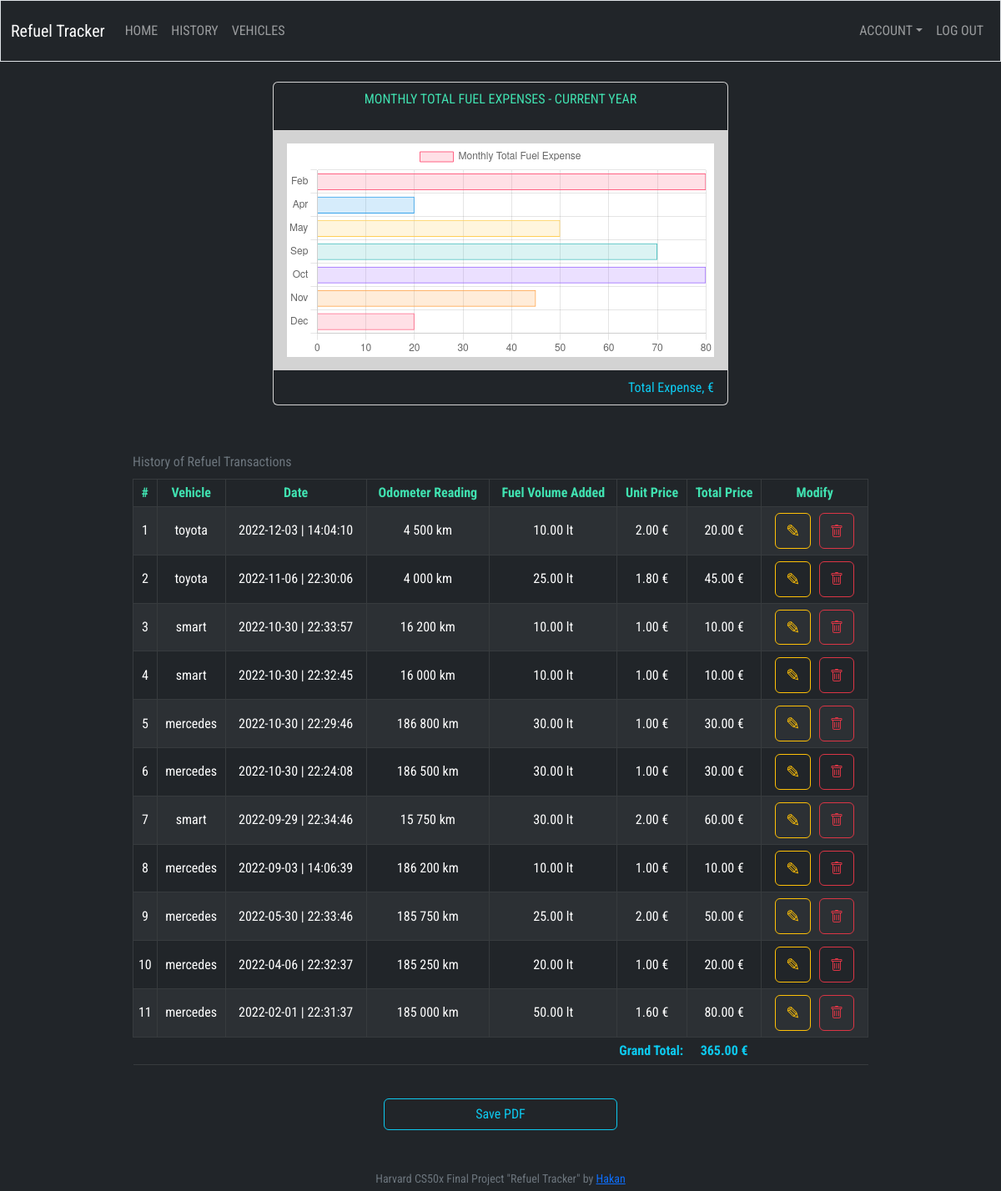
Screenshot of /history (signed in) with the database file from the repository.
### tables this page shows
CREATE TABLE "refuels" (
	"id"	INTEGER NOT NULL UNIQUE,
	"date"	TEXT NOT NULL,
	"distance"	INTEGER NOT NULL DEFAULT 0,
	"volume"	REAL NOT NULL DEFAULT 0,
	"price"	REAL NOT NULL DEFAULT 0,
	"total_price"	REAL NOT NULL DEFAULT 0,
	"user_id"	INTEGER NOT NULL,
	"vehicle_id"	INTEGER NOT NULL,
	"vehicle_name"	TEXT NOT NULL,
	PRIMARY KEY("id" AUTOINCREMENT),
	FOREIGN KEY("vehicle_id") REFERENCES "vehicles"("id"),
	FOREIGN KEY("user_id") REFERENCES "users"("id")
);

CREATE TABLE "users" (
	"id"	INTEGER NOT NULL UNIQUE,
	"username"	TEXT NOT NULL UNIQUE,
	"hash"	TEXT NOT NULL,
	"currency"	TEXT NOT NULL DEFAULT 'USD - $',
	"distance_unit"	TEXT NOT NULL DEFAULT 'km',
	"volume_unit"	TEXT NOT NULL DEFAULT 'lt',
	PRIMARY KEY("id" AUTOINCREMENT)
);

### app.py (the view)
@app.route("/history")
@login_required
def history():
    user_db = db.execute(
        "SELECT * FROM users WHERE id=?", session["user_id"])
    currency_symbol = user_db[0]["currency"][-1]
    distance_unit = user_db[0]["distance_unit"]
    volume_unit = user_db[0]["volume_unit"]
    refuels_db = db.execute(
        "SELECT * FROM refuels WHERE user_id=? ORDER BY date DESC", session["user_id"])
    ref_len = len(refuels_db)
    sum_expense_db = db.execute(
        "SELECT SUM(total_price) AS grand_total FROM refuels WHERE user_id=?", session["user_id"])
    sum_expense = sum_expense_db[0]["grand_total"]
    months = ['Jan', 'Feb', 'Mar', 'Apr', 'May', 'Jun',
              'Jul', 'Aug', 'Sep', 'Oct', 'Nov', 'Dec']
    chart_db = db.execute(
        "SELECT SUM(total_price) AS total_price, date FROM refuels WHERE user_id=? AND date < (SELECT date('now', 'localtime', '+1 year', 'start of year')) AND date > (SELECT date('now', 'localtime', 'start of year', '-1 day')) GROUP BY strftime('%m', date)", session["user_id"])
    labels = [months[int(x["date"][5:7]) - 1] for x in chart_db]
    values = [x["total_price"] for x in chart_db]
    vehicles_len = len(db.execute(
        "SELECT DISTINCT vehicle_id FROM refuels WHERE user_id=?", session["user_id"]))
    if request.method == "GET":
        return render_template("history.html", refuels=refuels_db, ref_len=ref_len, veh_len=vehicles_len, labels=labels, values=values, symbol=currency_symbol, distance_unit=distance_unit, volume_unit=volume_unit, total_expenses=sum_expense)
    else:
        return errorMsg("You're not authorized for this action!")

### app.py (called while the page is built)
@app.after_request
def after_request(response):
    response.headers["Cache-Control"] = "no-cache, no-store, must-revalidate"
    response.headers["Expires"] = 0
    response.headers["Pragma"] = "no-cache"
    return response

### helpers.py (called while the page is built)
def cur(value, currency):
    try:
        return f"{value:,.2f} {currency}"
    except:
        return f"TBD"

def dt(value):
    return f"{value}".replace(" ", "  |  ")

def dist(value, unit):
    return f"{value:,} {unit}".replace(",", " ")

def login_required(f):
    @wraps(f)
    def decorated_function(*args, **kwargs):
        if session.get("user_id") is None:
            return redirect("/login")
        return f(*args, **kwargs)
    return decorated_function

def vol(value, unit):
    try:
        return f"{value:,.2f} {unit}"
    except:
        return f"TBD"

### templates/history.html (shortened to what this page needs)
{% extends "layout.html" %}
{% block head %}
{{ super() }}
{% endblock %}
{% block main %}
{% if ref_len > 0 %}
<div class="container">
    <div class="row">
        <div class="mx-auto w-50 w-sm-100">
            <div class="card">
                <div class="card-header bg-dark text-center">
                    <p style="color: #40e1b0">MONTHLY TOTAL FUEL EXPENSES - CURRENT YEAR</p>
                </div>
                <div style="background-color: lightgray;" class="card-body">
                    <canvas style="background-color: white" id="myChart"></canvas>
                </div>
                <div class="card-footer bg-dark text-info text-end">Total Expense, {{ symbol }}</div>
            </div>
        </div>
    </div>
</div>
<script>
    const ctx = document.getElementById('myChart').getContext('2d');
    const myChart = new Chart(ctx, {
        type: 'bar',
        data: {
            // labels: ['Red', 'Blue', 'Yellow', 'Green', 'Purple', 'Orange'],
            labels: {{ labels | safe }},
    datasets: [{
        axis: 'y',
        label: 'Monthly Total Fuel Expense',
        // data: [12, 19, 3, 5, 2, 3],
        data: {{ values | safe }},
        backgroundColor: [
        'rgba(255, 99, 132, 0.2)',
        'rgba(54, 162, 235, 0.2)',
        'rgba(255, 206, 86, 0.2)',
        'rgba(75, 192, 192, 0.2)',
        'rgba(153, 102, 255, 0.2)',
        'rgba(255, 159, 64, 0.2)',
        'rgba(255, 99, 132, 0.2)',
        'rgba(54, 162, 235, 0.2)',
        'rgba(255, 206, 86, 0.2)',
        'rgba(75, 192, 192, 0.2)',
        'rgba(153, 102, 255, 0.2)',
        'rgba(255, 159, 64, 0.2)'
    ],
        borderColor: [
        'rgba(255, 99, 132, 1)',
        'rgba(54, 162, 235, 1)',
        'rgba(255, 206, 86, 1)',
        'rgba(75, 192, 192, 1)',
        'rgba(153, 102, 255, 1)',
        'rgba(255, 159, 64, 1)',
        'rgba(255, 99, 132, 1)',
        'rgba(54, 162, 235, 1)',
        'rgba(255, 206, 86, 1)',
        'rgba(75, 192, 192, 1)',
        'rgba(153, 102, 255, 1)',
        'rgba(255, 159, 64, 1)'
    ],
        borderWidth: 1
            }]
        },
    options: {
        scales: {
            y: {
                beginAtZero: true
            }
        },
        indexAxis: 'y',
    }
    });
</script>
<div class="table-responsive-sm">
    <table
        class="align-middle caption-top mt-5 mx-auto table table-dark table-bordered table-sm table-striped w-75 w-sm-100">
        <caption>History of Refuel Transactions</caption>
        <thead class="align-middle">
            <tr>
                <th>#</th>
                {% if veh_len > 1 %}
                <th>Vehicle</th>
                {% endif %}
                <th>Date</th>
                <th>Odometer Reading</th>
                <th>Fuel Volume Added</th>
                <th>Unit Price</th>
                <th>Total Price</th>
                <th class="exclude-print">Modify</th>
            </tr>
        </thead>
        <tbody>
            {% for refuel in refuels %}
            <tr>
                <td>{{ loop.index }}</td>
                {% if veh_len > 1 %}
                <td>{{ refuel["vehicle_name"] }}</td>
                {% endif %}
                <td>{{ refuel["date"] | dt }}</td>
                <td>{{ refuel["distance"] | dist(distance_unit) }}</td>
                <td>{{ refuel["volume"] | vol(volume_unit) }}</td>
                <td>{{ refuel["price"] | cur(symbol) }}</td>
                <td>{{ refuel["total_price"] | cur(symbol) }}</td>
                <td class="exclude-print">
                    <a class="btn btn-outline-warning modify-button" href="{{ url_for('edit', id=refuel['id']) }}"
                        name="{{ refuel['id'] }}"> ✎ </a>
                    <button type="button" class="btn btn-outline-danger modify-button" data-bs-toggle="modal"
                        data-bs-target="#deleteModal{{ refuel['id'] }}">
                    </button>
                </td>
            </tr>
            {% endfor %}
        </tbody>
        <tfoot>
            <tr>
                {% if veh_len > 1 %}
                <td class="border-0 fw-bold text-end ms-auto text-info" colspan="6">Grand Total:</td>
                {% endif %}
                    <td class="border-0 fw-bold text-center text-info"> {{ total_expenses | cur(symbol)}} </td>
            </tr>
        </tfoot>
    </table>
</div>
<button onclick="window.print()" class="btn btn-outline-info px-4 my-4 mx-3 w-sm-80" id="savepdf" type="button">Save
    PDF</button>
{% else %}
<h3 class="text-center text-light mt-5 mb-4">No entries to show.</h3>
{% endif %}
{% endblock %}

### templates/layout.html (shortened to what this page needs)
<!DOCTYPE html>
<html lang="en">
<head>
    {% block head %}
    <link href="https://cdn.jsdelivr.net/npm/bootstrap@5.2.2/dist/css/bootstrap.min.css" rel="stylesheet"
>
    <link rel="stylesheet" href="/static/styles.css">
    {% endblock %}
</head>
<body class="bg-dark">
    <nav class="bg-dark border navbar navbar-expand-lg navbar-dark">
        <div class="container-fluid">
            <a href="/" class="navbar-brand">Refuel Tracker</a>
            <div class="collapse navbar-collapse" id="navbarSupportedContent">
                {% if session["user_id"] %}
                <ul class="navbar-nav me-auto my-2">
                    <li class="nav-item"><a class="nav-link" href="/">HOME</a></li>
                    <li class="nav-item"><a class="nav-link" href="/history">HISTORY</a></li>
                    <li class="nav-item"><a class="nav-link" href="/vehicles">VEHICLES</a></li>
                </ul>
                <ul class="navbar-nav ms-auto my-2">
                    <li class="nav-item dropdown">
                        <a aria-haspopup="true" aria-expanded="false" class="nav-link dropdown-toggle" href="/account"
                            id="navbarDropdown" role="button" data-bs-toggle="dropdown">ACCOUNT</a>
                    </li>
                    <li class="nav-item"><a class="nav-link" href="/logout">LOG OUT</a></li>
                </ul>
                {% else %}
                <ul class="navbar-nav ms-auto my-2">
                    <li class="nav-item"><a class="nav-link" href="/signup">SIGN UP</a></li>
                    <li class="nav-item"><a class="nav-link" href="/login">LOG IN</a></li>
                </ul>
                {% endif %}
            </div>
        </div>
    </nav>
    <main class="container-fluid py-4 text-center">
        {% block main %} {% endblock %}
    </main>
    <footer class="mb-1 small text-center text-muted">
        Harvard CS50x Final Project "Refuel Tracker" by <a href="https://github.com/hakanayata">Hakan</a>
    </footer>
</body>
</html>

### static/styles.css (style rules this page uses)
body { font-family: 'Roboto Condensed', sans-serif; }
th { color: #40e1b0; }
.btn { width: 280px; }
.btn.modify-button { height: 42.8px; width: 42.8px; font-size: 1.3rem; margin: 3px; }

### rows the page displays
refuels: vehicle_name "toyota", date|dt "2022-12-03 | 14:04:10", distance|dist "4 500 km", volume|vol "10.00 lt", price|cur "2.00 €", total_price|cur "20.00 €"
refuels: vehicle_name "toyota", date|dt "2022-11-06 | 22:30:06", distance|dist "4 000 km", volume|vol "25.00 lt", price|cur "1.80 €", total_price|cur "45.00 €"
refuels: vehicle_name "smart", date|dt "2022-10-30 | 22:33:57", distance|dist "16 200 km", volume|vol "10.00 lt", price|cur "1.00 €", total_price|cur "10.00 €"
refuels: vehicle_name "smart", date|dt "2022-10-30 | 22:32:45", distance|dist "16 000 km", volume|vol "10.00 lt", price|cur "1.00 €", total_price|cur "10.00 €"
refuels: vehicle_name "mercedes", date|dt "2022-10-30 | 22:29:46", distance|dist "186 800 km", volume|vol "30.00 lt", price|cur "1.00 €", total_price|cur "30.00 €"
refuels: vehicle_name "mercedes", date|dt "2022-10-30 | 22:24:08", distance|dist "186 500 km", volume|vol "30.00 lt", price|cur "1.00 €", total_price|cur "30.00 €"
refuels: vehicle_name "smart", date|dt "2022-09-29 | 22:34:46", distance|dist "15 750 km", volume|vol "30.00 lt", price|cur "2.00 €", total_price|cur "60.00 €"
refuels: vehicle_name "mercedes", date|dt "2022-09-03 | 14:06:39", distance|dist "186 200 km", volume|vol "10.00 lt", price|cur "1.00 €", total_price|cur "10.00 €"
refuels: vehicle_name "mercedes", date|dt "2022-05-30 | 22:33:46", distance|dist "185 750 km", volume|vol "25.00 lt", price|cur "2.00 €", total_price|cur "50.00 €"
refuels: vehicle_name "mercedes", date|dt "2022-04-06 | 22:32:37", distance|dist "185 250 km", volume|vol "20.00 lt", price|cur "1.00 €", total_price|cur "20.00 €"
refuels: vehicle_name "mercedes", date|dt "2022-02-01 | 22:31:37", distance|dist "185 000 km", volume|vol "50.00 lt", price|cur "1.60 €", total_price|cur "80.00 €"

### other values shown
{{ symbol }} "€"
{{ total_expenses | cur(symbol) }} "365.00 €"
chart data {{ labels | safe }} ['Feb', 'Apr', 'May', 'Sep', 'Oct', 'Nov', 'Dec']
chart data {{ values | safe }} [80.0, 20.0, 50.0, 70.0, 80.0, 45.0, 20.0]
